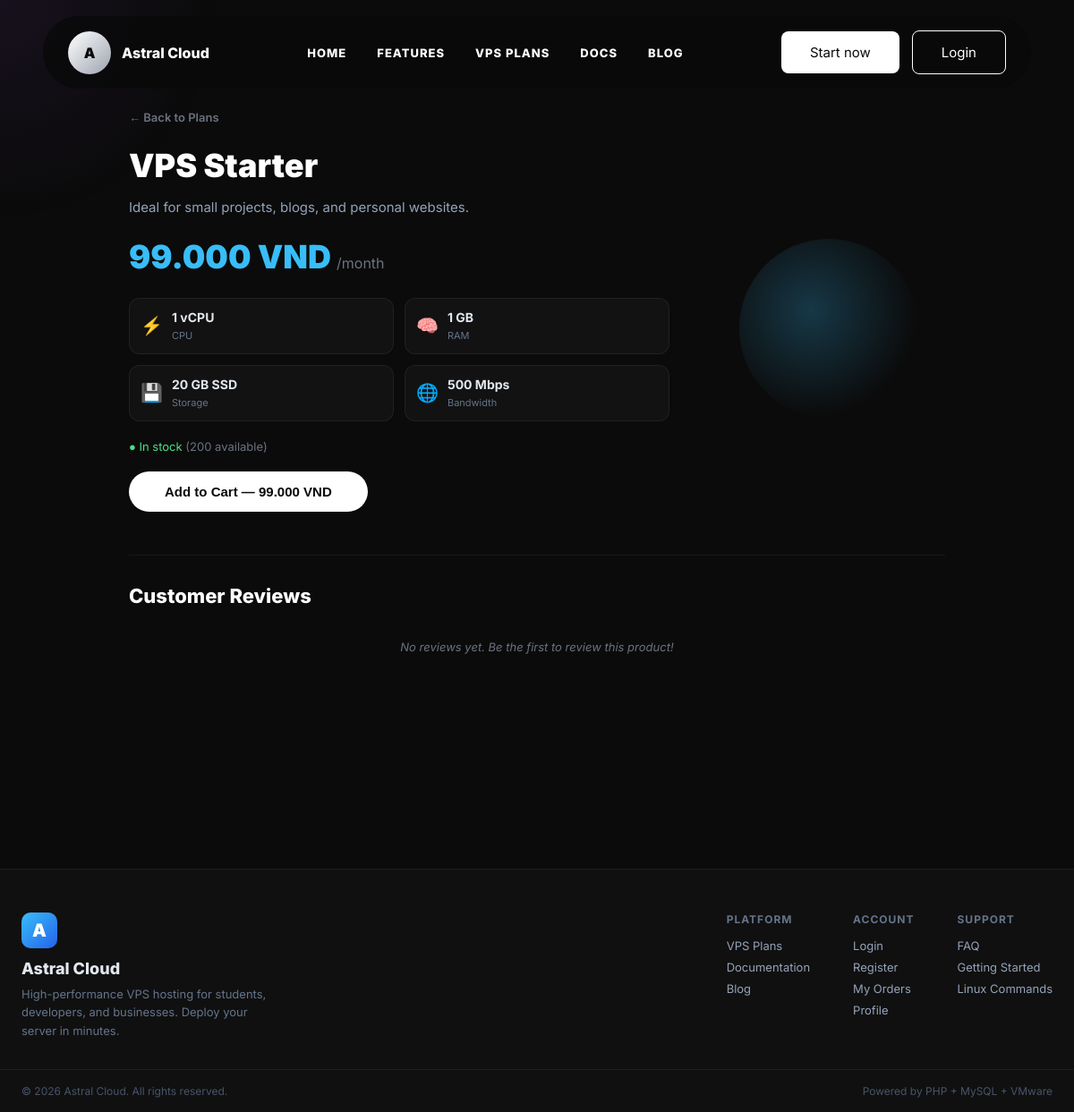
The page /product?slug=vps-starter on the database its author committed.
### tables this page shows
CREATE TABLE products (
    id            INT UNSIGNED AUTO_INCREMENT PRIMARY KEY,
    name          VARCHAR(150)  NOT NULL,                         
    slug          VARCHAR(200)  NOT NULL UNIQUE,                  
    description   TEXT          DEFAULT NULL,
     
    cpu           VARCHAR(50)   NOT NULL,                         
    ram           VARCHAR(50)   NOT NULL,                         
    storage       VARCHAR(50)   NOT NULL,                         
    bandwidth     VARCHAR(50)   NOT NULL,                         
    os_options    VARCHAR(255)  DEFAULT NULL,                     
     
    price         DECIMAL(15,2) NOT NULL,                         
    stock         INT           NOT NULL DEFAULT 100,             
    image         VARCHAR(255)  DEFAULT 'default_product.png',
     
    is_active     TINYINT(1)    NOT NULL DEFAULT 1,               
    created_by    INT UNSIGNED  DEFAULT NULL,                     
    created_at    TIMESTAMP     NOT NULL DEFAULT CURRENT_TIMESTAMP,
    updated_at    TIMESTAMP     NOT NULL DEFAULT CURRENT_TIMESTAMP ON UPDATE CURRENT_TIMESTAMP,

    FOREIGN KEY (created_by) REFERENCES users(id) ON DELETE SET NULL,
    INDEX idx_is_active (is_active),
    INDEX idx_price (price),
    INDEX idx_slug (slug)
);

### src/app/Core/Response.php (called while the page is built, shortened)
<?php
class Response
{
    public function render(string $view, array $data = []): void
    {
        extract($data);
        require __DIR__ . '/../../Views/layouts/header.php';
        require __DIR__ . "/../../Views/{$view}.php";
        require __DIR__ . '/../../Views/layouts/footer.php';
    }
}

### src/index.php (called while the page is built, shortened)
<?php
    $_response = new Response();
    function view(string $view, array $data = []): void {
        global $_response;
        $_response->render($view, $data);
    }
    $router = new Router();
    $router->get('/',           \App\Controllers\ProductController::class, 'index');
    $router->get('/plans',      \App\Controllers\ProductController::class, 'plans');
    $router->get('/product',    \App\Controllers\ProductController::class, 'detail');
    $router->get('/blog',       \App\Controllers\ProductController::class, 'blog');
    $router->get('/docs',       \App\Controllers\ProductController::class, 'docs');
    $router->get('/api/health', \App\Controllers\HealthController::class, 'index');
    $router->get('/api/service-status', \App\Controllers\ConsoleController::class, 'status');
    $router->get('/login',      \App\Controllers\AuthController::class, 'login');
    $router->post('/login',     \App\Controllers\AuthController::class, 'login');
    $router->get('/register',   \App\Controllers\AuthController::class, 'register');
    $router->post('/register',  \App\Controllers\AuthController::class, 'register');
    $router->get('/logout',     \App\Controllers\AuthController::class, 'logout');
    $router->get('/verify',     \App\Controllers\AuthController::class, 'verify');
    $router->get('/verify-otp', \App\Controllers\AuthController::class, 'showOtpForm');
    $router->post('/verify-otp',\App\Controllers\AuthController::class, 'showOtpForm');
    $router->get('/forgot-password',    \App\Controllers\PasswordResetController::class, 'forgot');
    $router->post('/forgot-password',   \App\Controllers\PasswordResetController::class, 'forgot');
    $router->get('/reset-password',     \App\Controllers\PasswordResetController::class, 'reset');
    $router->post('/reset-password',    \App\Controllers\PasswordResetController::class, 'reset');
    $router->get('/mfa-verify',     \App\Controllers\AuthController::class, 'mfaVerify');
    $router->post('/mfa-verify',    \App\Controllers\AuthController::class, 'mfaVerify');
    $router->get('/mfa-setup',      \App\Controllers\ProfileController::class, 'setupMfa');
    $router->post('/mfa-setup',     \App\Controllers\ProfileController::class, 'setupMfa');
    $router->get('/cart',           \App\Controllers\CartController::class, 'index');
    $router->post('/cart/add',      \App\Controllers\CartController::class, 'add');
    $router->post('/cart/remove',   \App\Controllers\CartController::class, 'remove');
    $router->post('/cart/update',   \App\Controllers\CartController::class, 'update');
    $router->get('/cart/count',     \App\Controllers\CartController::class, 'count');
    $router->get('/checkout',       \App\Controllers\CheckoutController::class, 'index');
    $router->post('/checkout/place-order',      \App\Controllers\CheckoutController::class, 'placeOrder');
    $router->get('/checkout/place-order',       \App\Controllers\CheckoutController::class, 'placeOrderGet');
    $router->get('/checkout/success',           \App\Controllers\CheckoutController::class, 'success');
    $router->post('/checkout/validate-voucher', \App\Controllers\CheckoutController::class, 'validateVoucher');
    $router->get('/payment/vnpay-return',   \App\Controllers\PaymentController::class, 'vnpayReturn');
    $router->get('/payment/vnpay-ipn',      \App\Controllers\PaymentController::class, 'vnpayIpn');
    $router->get('/orders',             \App\Controllers\OrderController::class, 'index');
    $router->get('/orders/invoice',     \App\Controllers\OrderController::class, 'invoice');
    $router->post('/orders/cancel',     \App\Controllers\OrderController::class, 'cancel');
    $router->post('/service/stop',      \App\Controllers\ServiceController::class, 'stop');
    $router->post('/service/start',     \App\Controllers\ServiceController::class, 'start');
    $router->post('/service/restart',   \App\Controllers\ServiceController::class, 'restart');
    $router->post('/service/rebuild',   \App\Controllers\ServiceController::class, 'rebuild');
    $router->get('/inbox',              \App\Controllers\InboxController::class, 'index');
    $router->post('/inbox/read',        \App\Controllers\InboxController::class, 'markRead');
    $router->get('/profile',            \App\Controllers\ProfileController::class, 'index');
    $router->post('/profile/update',    \App\Controllers\ProfileController::class, 'update');
    $router->get('/console',            \App\Controllers\ConsoleController::class, 'index');
    $router->get('/admin/orders',           \App\Controllers\AdminOrderController::class, 'index');
    $router->get('/admin/orders/invoice',   \App\Controllers\AdminOrderController::class, 'invoice');
    $router->post('/admin/orders/update',   \App\Controllers\AdminOrderController::class, 'update');
    $router->get('/admin/products',         \App\Controllers\AdminProductController::class, 'index');
    $router->post('/admin/products/store',  \App\Controllers\AdminProductController::class, 'store');
    $router->post('/admin/products/update', \App\Controllers\AdminProductController::class, 'update');
    $router->post('/admin/products/toggle', \App\Controllers\AdminProductController::class, 'toggle');
    $router->get('/admin',                  \App\Controllers\AdminDashboardController::class, 'index');
    $router->get('/admin/dashboard',        \App\Controllers\AdminDashboardController::class, 'index');
    $router->get('/admin/users',            \App\Controllers\AdminUserController::class, 'index');
    $router->post('/admin/users/toggle-lock', \App\Controllers\AdminUserController::class, 'toggleLock');
    $router->get('/admin/vouchers',         \App\Controllers\AdminVoucherController::class, 'index');
    $router->post('/admin/vouchers/store',  \App\Controllers\AdminVoucherController::class, 'store');
    $router->post('/admin/vouchers/toggle', \App\Controllers\AdminVoucherController::class, 'toggle');
    $router->get('/admin/reviews',          \App\Controllers\AdminReviewController::class, 'index');
    $router->post('/admin/reviews/toggle',   \App\Controllers\AdminReviewController::class, 'toggle');
    $router->get('/admin/emails',           \App\Controllers\AdminEmailController::class, 'index');
    $router->post('/admin/emails/send',     \App\Controllers\AdminEmailController::class, 'send');
    $router->get('/admin/audit-logs',      \App\Controllers\AdminAuditLogController::class, 'index');
    $router->post('/review/submit',        \App\Controllers\ReviewController::class, 'submit');
    $router->dispatch();

### src/Controllers/ProductController.php (called while the page is built, shortened)
<?php
class ProductController extends Controller {
    public function detail(): void {
        $slug = trim($_GET['slug'] ?? '');
        $product = Product::findBySlug($slug);
        $reviews = Review::getByProduct((int) $product['id']);
        $canReview = null;
        view('product/index', [
            'product'   => $product,
            'reviews'   => $reviews,
            'can_review'=> $canReview,
            'css'       => ['products'],
            'title'     => htmlspecialchars($product['name']) . ' | Astral Cloud',
        ]);
    }
}

### src/Models/Product.php (called while the page is built, shortened)
<?php
class Product {
    public static function findBySlug(string $slug): ?array {
        $pdo = Database::getConnection();
        $stmt = $pdo->prepare("SELECT * FROM products WHERE slug = :slug AND is_active = 1 LIMIT 1");
        $stmt->execute(['slug' => $slug]);
        return $stmt->fetch() ?: null;
    }
}

### src/Views/product/index.php (the view, shortened to what this page needs)
<section class="page-section" style="padding-top:120px;">
    <div class="product-detail-container">
        <a href="/plans" class="back-link-detail">← Back to Plans</a>
        <div class="product-detail-header">
            <div class="product-detail-info">
                <h1><?= htmlspecialchars($product['name']) ?></h1>
                <p class="product-detail-desc"><?= htmlspecialchars($product['description']) ?></p>
                <div class="product-detail-price"><?= number_format($product['price'], 0, ',', '.') ?> VND<span>/month</span></div>
                <div class="product-detail-specs">
                    <div class="spec-item">
                        <span class="spec-icon">⚡</span>
                        <div><strong><?= htmlspecialchars($product['cpu']) ?></strong><small>CPU</small></div>
                    </div>
                    <div class="spec-item">
                        <span class="spec-icon">🧠</span>
                        <div><strong><?= htmlspecialchars($product['ram']) ?></strong><small>RAM</small></div>
                    </div>
                    <div class="spec-item">
                        <span class="spec-icon">💾</span>
                        <div><strong><?= htmlspecialchars($product['storage']) ?></strong><small>Storage</small></div>
                    </div>
                    <div class="spec-item">
                        <span class="spec-icon">🌐</span>
                        <div><strong><?= htmlspecialchars($product['bandwidth']) ?></strong><small>Bandwidth</small></div>
                    </div>
                </div>
                <div class="product-detail-stock">
                    <?php if ((int)$product['stock'] > 0): ?>
                        <span style="color:#4ade80;">● In stock</span> (<?= (int)$product['stock'] ?> available)
                    <?php else: ?>
                        <span style="color:#ef4444;">● Out of stock</span>
                    <?php endif; ?>
                </div>
                <form action="/cart/add" method="POST" class="js-add-cart" style="margin-top:20px;">
                    <button type="submit" class="plan-btn" style="padding:14px 40px;font-size:15px;" <?= (int)$product['stock'] <= 0 ? 'disabled style="opacity:0.4;cursor:not-allowed;padding:14px 40px;font-size:15px;"' : '' ?>>
                        <?= (int)$product['stock'] <= 0 ? 'Out of Stock' : 'Add to Cart — ' . number_format($product['price'], 0, ',', '.') . ' VND' ?>
                    </button>
                </form>
            </div>
            <div class="product-detail-visual">
                <div class="product-orb"></div>
            </div>
        </div>
        <div class="product-detail-reviews">
            <h2>Customer Reviews</h2>
            <?php if (empty($reviews)): ?>
                <p class="review-empty-text">No reviews yet. Be the first to review this product!</p>
            <?php endif; ?>
        </div>
    </div>
</section>

### src/css/base.css (style rules this page uses)
* { margin: 0; padding: 0; box-sizing: border-box; }
html { scroll-behavior: smooth; }
body { font-family: "Inter", sans-serif; background: #0b0b0b; color: #fff; overflow-x: hidden; }
a { text-decoration: none; color: inherit; }
.page-section { min-height: 100vh; padding: 150px 9% 80px; }
.plan-btn, .checkout-btn, .auth-btn, .admin-btn { display: inline-block; background: #fff; color: #0b0b0b; padding: 13px 28px; border-radius: 999px; font-weight: 700; text-align: center; border: none; cursor: pointer; }
.reveal { opacity: 0; transform: translateY(40px); transition: opacity 0.6s ease, transform 0.6s ease; }
.reveal.show { opacity: 1; transform: translateY(0); }

### src/css/products.css (style rules this page uses)
.review-empty-text { font-size: 13px; color: #6b7280; text-align: center; padding: 16px; font-style: italic; }

### src/Views/product/index.php (style rules this page uses)
.product-detail-container { max-width: 960px; margin: 0 auto; padding: 0 24px 64px; }
.back-link-detail { display: inline-block; margin-bottom: 24px; color: #6b7280; font-size: 13px; text-decoration: none; font-weight: 600; }
.product-detail-header { display: flex; gap: 48px; align-items: center; flex-wrap: wrap; }
.product-detail-info { flex: 1; min-width: 300px; }
.product-detail-info h1 { font-size: 36px; font-weight: 900; margin: 0 0 12px; }
.product-detail-desc { font-size: 15px; color: #94a3b8; line-height: 1.7; margin: 0 0 20px; }
.product-detail-price { font-size: 36px; font-weight: 900; color: #38bdf8; margin-bottom: 24px; }
.product-detail-price span { font-size: 16px; font-weight: 400; color: #6b7280; margin-left: 6px; }
.product-detail-specs { display: grid; grid-template-columns: 1fr 1fr; gap: 12px; margin-bottom: 20px; }
.spec-item { display: flex; align-items: center; gap: 10px; padding: 12px; background: rgba(255,255,255,0.03); border: 1px solid rgba(255,255,255,0.06); border-radius: 12px; }
.spec-icon { font-size: 20px; }
.spec-item strong { display: block; font-size: 14px; color: #e2e8f0; }
.spec-item small { font-size: 11px; color: #64748b; }
.product-detail-stock { font-size: 13px; color: #6b7280; margin-bottom: 8px; }
.product-detail-visual { flex: 0 0 260px; display: flex; align-items: center; justify-content: center; }
.product-orb { width: 200px; height: 200px; border-radius: 50%; background: radial-gradient(circle at 40% 40%, rgba(56,189,248,0.25), rgba(15,23,42,0) 70%); animation: pulseOrb 3s ease-in-out infinite; }
.product-detail-reviews { margin-top: 48px; padding-top: 32px; border-top: 1px solid rgba(255,255,255,0.06); }
.product-detail-reviews h2 { font-size: 22px; font-weight: 800; margin-bottom: 20px; }

### rows shown on the page
products: name "VPS Starter", description "Ideal for small projects, blogs, and personal websites.", price "99.000", cpu "1 vCPU", ram "1 GB", storage "20 GB SSD", bandwidth "500 Mbps", stock "200"
